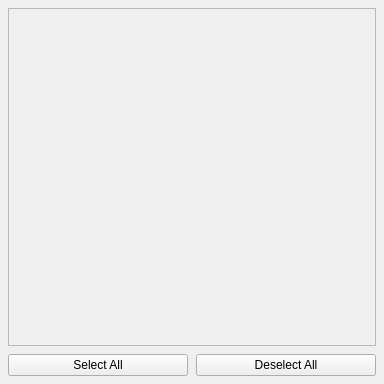
<?xml version="1.0" encoding="UTF-8"?>
<ui version="4.0">
 <class>FileSelectMenu</class>
 <widget class="QWidget" name="FileSelectMenu">
  <property name="geometry">
   <rect>
    <x>0</x>
    <y>0</y>
    <width>384</width>
    <height>384</height>
   </rect>
  </property>
  <property name="minimumSize">
   <size>
    <width>384</width>
    <height>384</height>
   </size>
  </property>
  <property name="mouseTracking">
   <bool>false</bool>
  </property>
  <property name="focusPolicy">
   <enum>Qt::FocusPolicy::TabFocus</enum>
  </property>
  <property name="windowTitle">
   <string notr="true"/>
  </property>
  <layout class="QVBoxLayout" name="verticalLayout">
   <property name="spacing">
    <number>8</number>
   </property>
   <property name="leftMargin">
    <number>8</number>
   </property>
   <property name="topMargin">
    <number>8</number>
   </property>
   <property name="rightMargin">
    <number>8</number>
   </property>
   <property name="bottomMargin">
    <number>8</number>
   </property>
   <item>
    <widget class="QScrollArea" name="scrollArea">
     <property name="mouseTracking">
      <bool>false</bool>
     </property>
     <property name="focusPolicy">
      <enum>Qt::FocusPolicy::NoFocus</enum>
     </property>
     <property name="widgetResizable">
      <bool>true</bool>
     </property>
     <widget class="QWidget" name="gridWidget">
      <property name="geometry">
       <rect>
        <x>0</x>
        <y>0</y>
        <width>364</width>
        <height>322</height>
       </rect>
      </property>
      <property name="sizePolicy">
       <sizepolicy hsizetype="Preferred" vsizetype="Preferred">
        <horstretch>0</horstretch>
        <verstretch>0</verstretch>
       </sizepolicy>
      </property>
      <property name="minimumSize">
       <size>
        <width>0</width>
        <height>0</height>
       </size>
      </property>
      <property name="mouseTracking">
       <bool>false</bool>
      </property>
      <layout class="QGridLayout" name="gridLayout">
       <property name="leftMargin">
        <number>4</number>
       </property>
       <property name="topMargin">
        <number>4</number>
       </property>
       <property name="rightMargin">
        <number>4</number>
       </property>
       <property name="bottomMargin">
        <number>4</number>
       </property>
       <property name="spacing">
        <number>4</number>
       </property>
      </layout>
     </widget>
    </widget>
   </item>
   <item>
    <widget class="QWidget" name="buttonWidget" native="true">
     <layout class="QHBoxLayout" name="horizontalLayout">
      <property name="spacing">
       <number>8</number>
      </property>
      <property name="leftMargin">
       <number>0</number>
      </property>
      <property name="topMargin">
       <number>0</number>
      </property>
      <property name="rightMargin">
       <number>0</number>
      </property>
      <property name="bottomMargin">
       <number>0</number>
      </property>
      <item>
       <widget class="QPushButton" name="selectAllButton">
        <property name="text">
         <string>Select All</string>
        </property>
       </widget>
      </item>
      <item>
       <widget class="QPushButton" name="deselectAllButton">
        <property name="text">
         <string>Deselect All</string>
        </property>
       </widget>
      </item>
     </layout>
    </widget>
   </item>
  </layout>
 </widget>
 <resources/>
 <connections/>
</ui>
